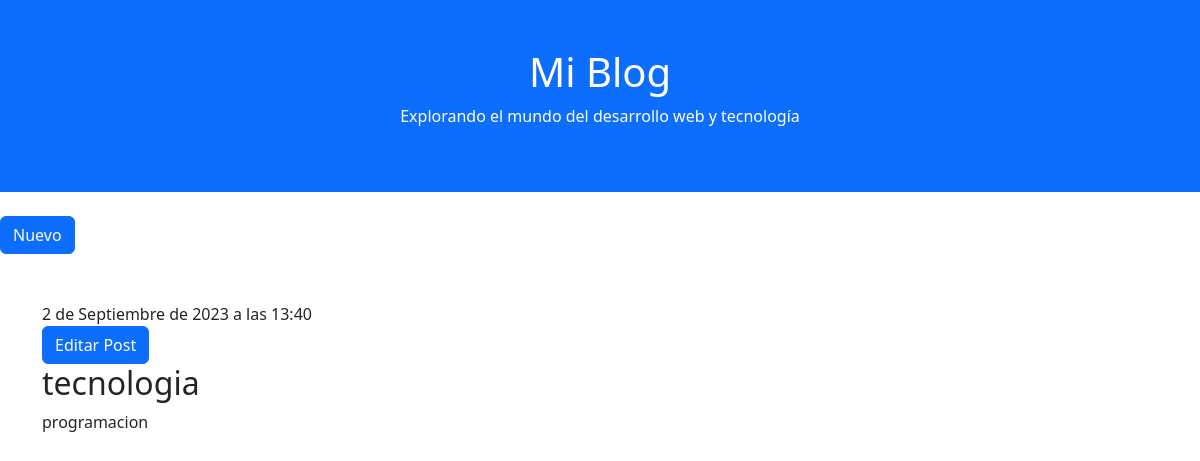
Page /post/4/ on the earlier database version.
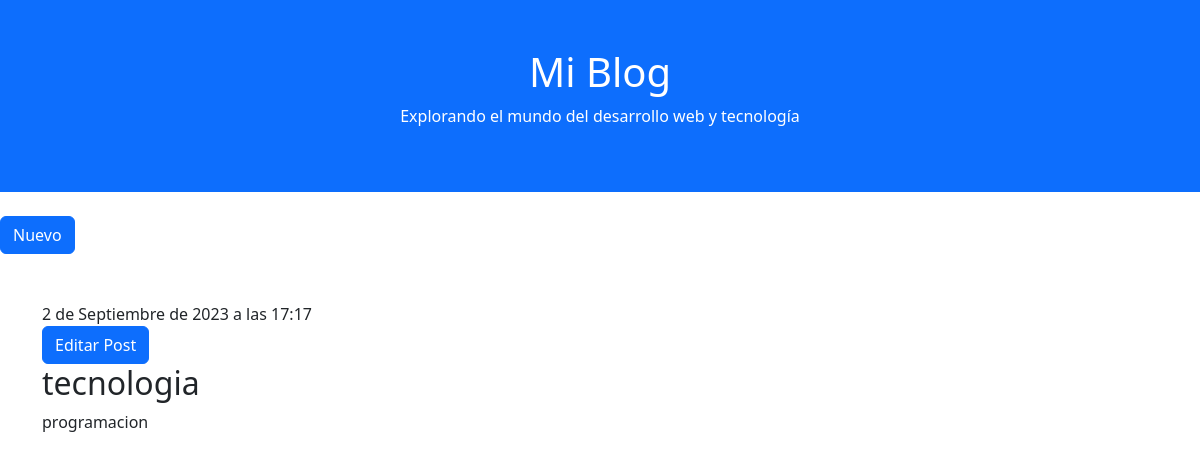
Same page on the later database version.
### blog/models.py (models this page shows, shortened)
class Post(models.Model):
    author = models.ForeignKey(settings.AUTH_USER_MODEL, on_delete=models.CASCADE)
    title = models.CharField(("Titulo"),max_length=200)
    text = models.TextField(("Texto "),max_length=1000)
    created_date = models.DateTimeField(
            default=timezone.now)
    published_date = models.DateTimeField(
            blank=True, null=True)

### blog/views.py (the view)
# urls.py: path('post/<int:pk>/', views.post_detail, name='post_detail'),
def post_detail (request, pk):
    post = get_object_or_404(Post, pk=pk)
    return render(request, 'blog/post_detail.html', {'post': post})

### blog/templates/blog/post_detail.html (shortened to what this page needs)
{% extends 'blog/blog.html' %}
{% block content %}
    <div class="post">
        {% if post.published_date %}
            <div class="date">
                {{ post.published_date }}
            </div>
        {% endif %}
        <a class="btn btn-primary" href="{% url 'post_edit' pk=post.pk %}">
             Editar Post
        </a>
        <h2>{{ post.title }}</h2>
        <p>{{ post.text|linebreaksbr }}</p>
    </div>
{% endblock %}

Differences in the rows shown:
changed Post "tecnologia": published_date "2 de Septiembre de 2023 a las 13:40" → "2 de Septiembre de 2023 a las 17:17"
